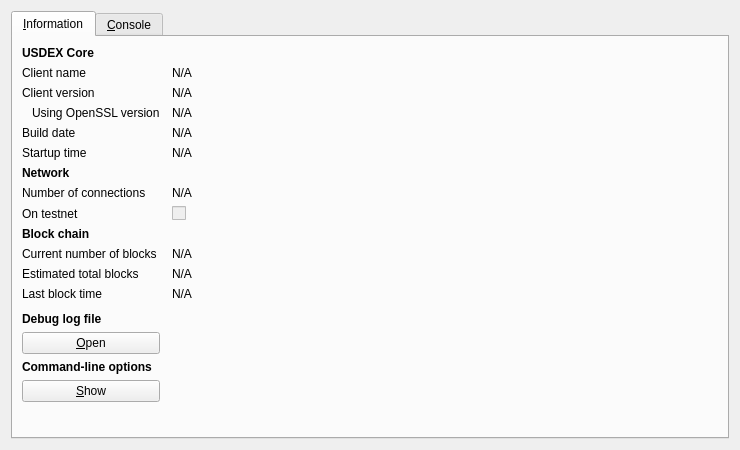
<?xml version="1.0" encoding="UTF-8"?>
<ui version="4.0">
 <class>RPCConsole</class>
 <widget class="QDialog" name="RPCConsole">
  <property name="geometry">
   <rect>
    <x>0</x>
    <y>0</y>
    <width>740</width>
    <height>450</height>
   </rect>
  </property>
  <property name="windowTitle">
   <string>USDEX - Debug window</string>
  </property>
  <layout class="QVBoxLayout" name="verticalLayout_2">
   <item>
    <widget class="QTabWidget" name="tabWidget">
     <property name="currentIndex">
      <number>0</number>
     </property>
     <widget class="QWidget" name="tab_info">
      <attribute name="title">
       <string>&amp;Information</string>
      </attribute>
      <layout class="QGridLayout" name="gridLayout" columnstretch="0,1">
       <property name="horizontalSpacing">
        <number>12</number>
       </property>
       <item row="0" column="0">
        <widget class="QLabel" name="label_9">
         <property name="font">
          <font>
           <weight>75</weight>
           <bold>true</bold>
          </font>
         </property>
         <property name="text">
          <string>USDEX Core</string>
         </property>
        </widget>
       </item>
       <item row="1" column="0">
        <widget class="QLabel" name="label_5">
         <property name="text">
          <string>Client name</string>
         </property>
        </widget>
       </item>
       <item row="1" column="1">
        <widget class="QLabel" name="clientName">
         <property name="cursor">
          <cursorShape>IBeamCursor</cursorShape>
         </property>
         <property name="text">
          <string>N/A</string>
         </property>
         <property name="textFormat">
          <enum>Qt::PlainText</enum>
         </property>
         <property name="textInteractionFlags">
          <set>Qt::LinksAccessibleByMouse|Qt::TextSelectableByKeyboard|Qt::TextSelectableByMouse</set>
         </property>
        </widget>
       </item>
       <item row="2" column="0">
        <widget class="QLabel" name="label_6">
         <property name="text">
          <string>Client version</string>
         </property>
        </widget>
       </item>
       <item row="2" column="1">
        <widget class="QLabel" name="clientVersion">
         <property name="cursor">
          <cursorShape>IBeamCursor</cursorShape>
         </property>
         <property name="text">
          <string>N/A</string>
         </property>
         <property name="textFormat">
          <enum>Qt::PlainText</enum>
         </property>
         <property name="textInteractionFlags">
          <set>Qt::LinksAccessibleByMouse|Qt::TextSelectableByKeyboard|Qt::TextSelectableByMouse</set>
         </property>
        </widget>
       </item>
       <item row="3" column="0">
        <widget class="QLabel" name="label_14">
         <property name="text">
          <string>Using OpenSSL version</string>
         </property>
         <property name="indent">
          <number>10</number>
         </property>
        </widget>
       </item>
       <item row="3" column="1">
        <widget class="QLabel" name="openSSLVersion">
         <property name="cursor">
          <cursorShape>IBeamCursor</cursorShape>
         </property>
         <property name="text">
          <string>N/A</string>
         </property>
         <property name="textFormat">
          <enum>Qt::PlainText</enum>
         </property>
         <property name="textInteractionFlags">
          <set>Qt::LinksAccessibleByMouse|Qt::TextSelectableByKeyboard|Qt::TextSelectableByMouse</set>
         </property>
        </widget>
       </item>
       <item row="4" column="0">
        <widget class="QLabel" name="label_12">
         <property name="text">
          <string>Build date</string>
         </property>
        </widget>
       </item>
       <item row="4" column="1">
        <widget class="QLabel" name="buildDate">
         <property name="cursor">
          <cursorShape>IBeamCursor</cursorShape>
         </property>
         <property name="text">
          <string>N/A</string>
         </property>
         <property name="textFormat">
          <enum>Qt::PlainText</enum>
         </property>
         <property name="textInteractionFlags">
          <set>Qt::LinksAccessibleByMouse|Qt::TextSelectableByKeyboard|Qt::TextSelectableByMouse</set>
         </property>
        </widget>
       </item>
       <item row="5" column="0">
        <widget class="QLabel" name="label_13">
         <property name="text">
          <string>Startup time</string>
         </property>
        </widget>
       </item>
       <item row="5" column="1">
        <widget class="QLabel" name="startupTime">
         <property name="cursor">
          <cursorShape>IBeamCursor</cursorShape>
         </property>
         <property name="text">
          <string>N/A</string>
         </property>
         <property name="textFormat">
          <enum>Qt::PlainText</enum>
         </property>
         <property name="textInteractionFlags">
          <set>Qt::LinksAccessibleByMouse|Qt::TextSelectableByKeyboard|Qt::TextSelectableByMouse</set>
         </property>
        </widget>
       </item>
       <item row="6" column="0">
        <widget class="QLabel" name="label_11">
         <property name="font">
          <font>
           <weight>75</weight>
           <bold>true</bold>
          </font>
         </property>
         <property name="text">
          <string>Network</string>
         </property>
        </widget>
       </item>
       <item row="7" column="0">
        <widget class="QLabel" name="label_7">
         <property name="text">
          <string>Number of connections</string>
         </property>
        </widget>
       </item>
       <item row="7" column="1">
        <widget class="QLabel" name="numberOfConnections">
         <property name="cursor">
          <cursorShape>IBeamCursor</cursorShape>
         </property>
         <property name="text">
          <string>N/A</string>
         </property>
         <property name="textFormat">
          <enum>Qt::PlainText</enum>
         </property>
         <property name="textInteractionFlags">
          <set>Qt::LinksAccessibleByMouse|Qt::TextSelectableByKeyboard|Qt::TextSelectableByMouse</set>
         </property>
        </widget>
       </item>
       <item row="8" column="0">
        <widget class="QLabel" name="label_8">
         <property name="text">
          <string>On testnet</string>
         </property>
        </widget>
       </item>
       <item row="8" column="1">
        <widget class="QCheckBox" name="isTestNet">
         <property name="enabled">
          <bool>false</bool>
         </property>
         <property name="text">
          <string/>
         </property>
        </widget>
       </item>
       <item row="9" column="0">
        <widget class="QLabel" name="label_10">
         <property name="font">
          <font>
           <weight>75</weight>
           <bold>true</bold>
          </font>
         </property>
         <property name="text">
          <string>Block chain</string>
         </property>
        </widget>
       </item>
       <item row="10" column="0">
        <widget class="QLabel" name="label_3">
         <property name="text">
          <string>Current number of blocks</string>
         </property>
        </widget>
       </item>
       <item row="10" column="1">
        <widget class="QLabel" name="numberOfBlocks">
         <property name="cursor">
          <cursorShape>IBeamCursor</cursorShape>
         </property>
         <property name="text">
          <string>N/A</string>
         </property>
         <property name="textFormat">
          <enum>Qt::PlainText</enum>
         </property>
         <property name="textInteractionFlags">
          <set>Qt::LinksAccessibleByMouse|Qt::TextSelectableByKeyboard|Qt::TextSelectableByMouse</set>
         </property>
        </widget>
       </item>
       <item row="11" column="0">
        <widget class="QLabel" name="label_4">
         <property name="text">
          <string>Estimated total blocks</string>
         </property>
        </widget>
       </item>
       <item row="11" column="1">
        <widget class="QLabel" name="totalBlocks">
         <property name="cursor">
          <cursorShape>IBeamCursor</cursorShape>
         </property>
         <property name="text">
          <string>N/A</string>
         </property>
         <property name="textFormat">
          <enum>Qt::PlainText</enum>
         </property>
         <property name="textInteractionFlags">
          <set>Qt::LinksAccessibleByMouse|Qt::TextSelectableByKeyboard|Qt::TextSelectableByMouse</set>
         </property>
        </widget>
       </item>
       <item row="12" column="0">
        <widget class="QLabel" name="label_2">
         <property name="text">
          <string>Last block time</string>
         </property>
        </widget>
       </item>
       <item row="12" column="1">
        <widget class="QLabel" name="lastBlockTime">
         <property name="cursor">
          <cursorShape>IBeamCursor</cursorShape>
         </property>
         <property name="text">
          <string>N/A</string>
         </property>
         <property name="textFormat">
          <enum>Qt::PlainText</enum>
         </property>
         <property name="textInteractionFlags">
          <set>Qt::LinksAccessibleByMouse|Qt::TextSelectableByKeyboard|Qt::TextSelectableByMouse</set>
         </property>
        </widget>
       </item>
       <item row="13" column="0">
        <spacer name="verticalSpacer_2">
         <property name="orientation">
          <enum>Qt::Vertical</enum>
         </property>
         <property name="sizeHint" stdset="0">
          <size>
           <width>20</width>
           <height>20</height>
          </size>
         </property>
        </spacer>
       </item>
       <item row="14" column="0">
        <widget class="QLabel" name="labelDebugLogfile">
         <property name="font">
          <font>
           <weight>75</weight>
           <bold>true</bold>
          </font>
         </property>
         <property name="text">
          <string>Debug log file</string>
         </property>
        </widget>
       </item>
       <item row="15" column="0">
        <widget class="QPushButton" name="openDebugLogfileButton">
         <property name="toolTip">
          <string>Open the usdex debug log file from the current data directory. This can take a few seconds for large log files.</string>
         </property>
         <property name="text">
          <string>&amp;Open</string>
         </property>
         <property name="autoDefault">
          <bool>false</bool>
         </property>
        </widget>
       </item>
       <item row="16" column="0">
        <widget class="QLabel" name="labelCLOptions">
         <property name="font">
          <font>
           <weight>75</weight>
           <bold>true</bold>
          </font>
         </property>
         <property name="text">
          <string>Command-line options</string>
         </property>
        </widget>
       </item>
       <item row="17" column="0">
        <widget class="QPushButton" name="showCLOptionsButton">
         <property name="toolTip">
          <string>Show the usdex-Qt help message to get a list with possible usdex command-line options.</string>
         </property>
         <property name="text">
          <string>&amp;Show</string>
         </property>
         <property name="autoDefault">
          <bool>false</bool>
         </property>
        </widget>
       </item>
       <item row="18" column="0">
        <spacer name="verticalSpacer">
         <property name="orientation">
          <enum>Qt::Vertical</enum>
         </property>
         <property name="sizeHint" stdset="0">
          <size>
           <width>20</width>
           <height>40</height>
          </size>
         </property>
        </spacer>
       </item>
      </layout>
     </widget>
     <widget class="QWidget" name="tab_console">
      <attribute name="title">
       <string>&amp;Console</string>
      </attribute>
      <layout class="QVBoxLayout" name="verticalLayout_3">
       <property name="spacing">
        <number>3</number>
       </property>
       <item>
        <widget class="QTextEdit" name="messagesWidget">
         <property name="minimumSize">
          <size>
           <width>0</width>
           <height>100</height>
          </size>
         </property>
         <property name="readOnly">
          <bool>true</bool>
         </property>
         <property name="tabKeyNavigation" stdset="0">
          <bool>false</bool>
         </property>
         <property name="columnCount" stdset="0">
          <number>2</number>
         </property>
        </widget>
       </item>
       <item>
        <layout class="QHBoxLayout" name="horizontalLayout">
         <property name="spacing">
          <number>3</number>
         </property>
         <item>
          <widget class="QLabel" name="label">
           <property name="text">
            <string notr="true">&gt;</string>
           </property>
          </widget>
         </item>
         <item>
          <widget class="QLineEdit" name="lineEdit"/>
         </item>
         <item>
          <widget class="QPushButton" name="clearButton">
           <property name="maximumSize">
            <size>
             <width>24</width>
             <height>24</height>
            </size>
           </property>
           <property name="toolTip">
            <string>Clear console</string>
           </property>
           <property name="text">
            <string/>
           </property>
           <property name="icon">
            <iconset resource="../bitcoin.qrc">
             <normaloff>:/icons/remove</normaloff>:/icons/remove</iconset>
           </property>
           <property name="shortcut">
            <string notr="true">Ctrl+L</string>
           </property>
           <property name="autoDefault">
            <bool>false</bool>
           </property>
          </widget>
         </item>
        </layout>
       </item>
      </layout>
     </widget>
    </widget>
   </item>
  </layout>
 </widget>
 <resources>
  <include location="../bitcoin.qrc"/>
 </resources>
 <connections/>
</ui>
